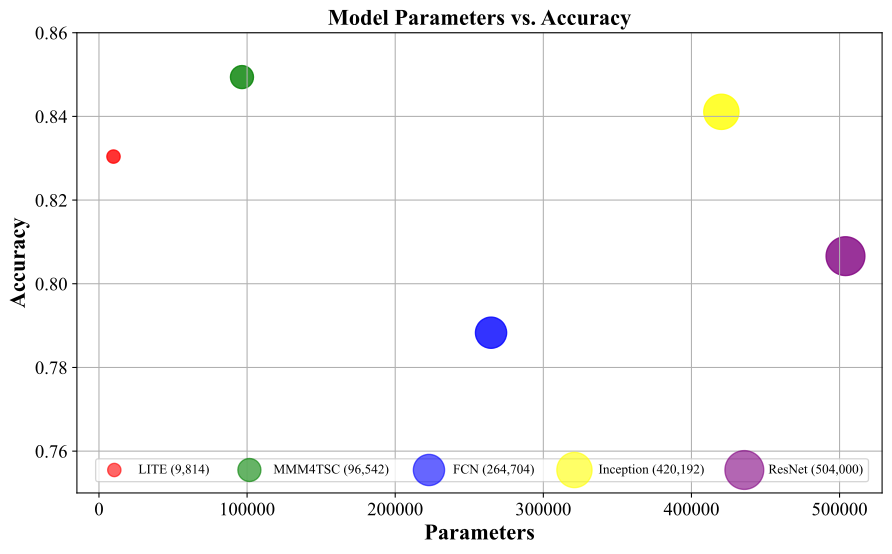

The Python source for this figure:
import matplotlib.pyplot as plt
from matplotlib import rcParams

# 设置全局字体为Times New Roman
rcParams['font.family'] = 'Times New Roman'
rcParams['font.size'] = 14
# Data
params = [9814, 96542, 264704, 420192, 504000]
models = ['LITE', 'MMM4TSC', 'FCN', 'Inception', 'ResNet']
accuracy = [0.8304, 0.8494, 0.7883, 0.8411, 0.8066]
colors = ['red', 'green', 'blue', 'yellow', 'purple']
bubble_sizes = [100, 300, 550, 700, 850]  # Arbitrary sizes for demonstration

# Plot
plt.figure(figsize=(10, 6))
for i in range(len(models)):
    plt.scatter(params[i], accuracy[i], s=bubble_sizes[i], c=colors[i], alpha=0.8, label=None)

ax = plt.gca()
bbox_to_anchor = (ax.get_position().x0 - 0.11, ax.get_position().y0 - 0.10)

# Legend with bubble sizes
legend_labels = [f'{models[i]} ({params[i]:,})' for i in range(len(models))]
bubble_sizes_legend = [250, 50, 100, 150, 200]  # Sizes for legend
for size, label, color in zip(bubble_sizes, legend_labels, colors):
    plt.scatter([], [], s=size, c=color, label=label, alpha=0.6)

plt.xlabel('Parameters', fontweight='bold', fontsize='large')
plt.ylabel('Accuracy', fontsize='large', fontweight='bold')
plt.title('Model Parameters vs. Accuracy', fontweight='bold', fontsize='large')
plt.ylim(0.75, 0.86)
# plt.legend(title='Models (Parameters)', loc='lower left', fontsize='small', ncol=5,
#            bbox_to_anchor=bbox_to_anchor, frameon=False)

plt.legend(loc='lower left', fontsize=10, ncol=5, bbox_to_anchor=bbox_to_anchor)

plt.grid(True)
plt.tight_layout()

plt.savefig('acc_params.svg', bbox_inches='tight', dpi=300, format='svg')
plt.show()